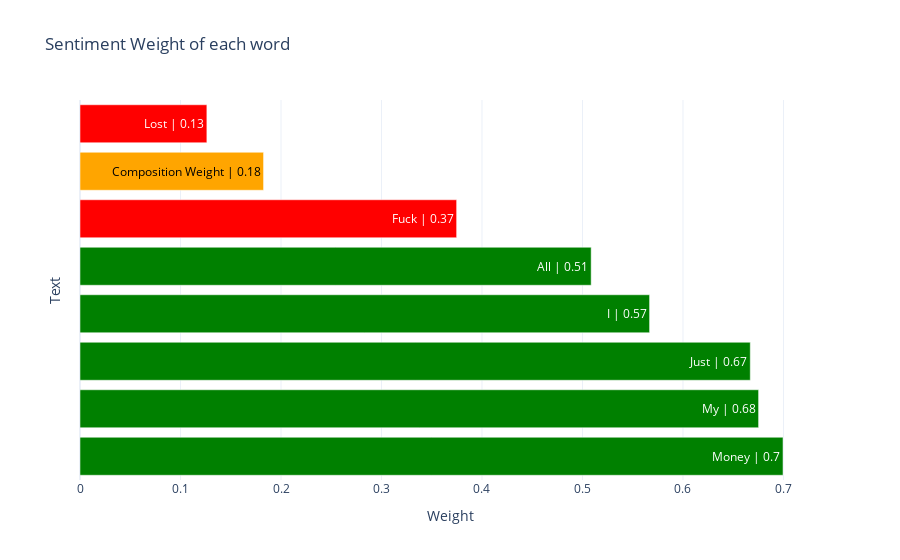

Write notebook code for a chart like this one.
### Code cell
text = 'fuck i just lost all my money'

def final_sentpredict(text):
    sent_txt = []
    sent_val = []
    sent_clr = []
    rounded = []
    txt_color = []
    
    def predict_color(value, label):
        if label == 'Bearish':
            return 1-value, 'red', 'white'
        else:
            return value, 'green', 'white'
        
    for txt in text.split(' '):
        
        # assigning variable and color
        label, value = checkSenti(txt)
        value, color, color2 = predict_color(value, label)
        txt_color.append(color2)
        
        # splitting up each word and making it proper
        sent_txt.append(txt.capitalize())
        
        # setting the bar colors
        sent_clr.append(color)
        
        # appending value and rounding it
        sent_val.append(value)
        rounded.append(round(float(value), 2))
    
    # finding the weight of the composition
    comp_weight = value - np.mean(sent_val)
    
    # append to list
    sent_txt.append('Composition Weight')
    sent_val.append(comp_weight)
    sent_clr.append('orange')
    txt_color.append('black')
    rounded.append(round(comp_weight, 2))
        
    # create and return df
    df = pd.DataFrame({
        'text': sent_txt, 'value': sent_val, 
        'color': sent_clr, 'rounded': rounded,
        'txt_color': txt_color
    }).sort_values('value', ascending=False)
    
    # plotting
    trace = go.Bar(
        x=df.value,
        y=df.text,
        orientation='h',
        text = [f'{l} | {r}' for l, r in zip(df.text, df.rounded)],
        textfont=dict(color=df.txt_color),
        marker=dict(
            color=df.color
        )
    )

    layout = go.Layout(
        title='Sentiment Weight of each word',
        template='plotly_white',
        xaxis=dict(title='Weight'),
        yaxis=dict(title='Text', ticktext=[], tickvals=[])
    )

    fig = go.Figure(trace, layout)
    
    return fig

final_sentpredict(text)

### Figure 1 — Plotly figure (JSON) as saved in the notebook; plotly's stock layout.template omitted (floating-point values rounded to 4 significant figures)
{"data": [{"marker": {"color": ["green", "green", "green", "green", "green", "red", "orange", "red"]}, "orientation": "h", "text": ["Money | 0.7", "My | 0.68", "Just | 0.67", "I | 0.57", "All | 0.51", "Fuck | 0.37", "Composition Weight | 0.18", "Lost | 0.13"], "textfont": {"color": ["white", "white", "white", "white", "white", "white", "black", "white"]}, "type": "bar", "x": [0.6995, 0.6752, 0.667, 0.5668, 0.5086, 0.3748, 0.1826, 0.1262], "y": ["Money", "My", "Just", "I", "All", "Fuck", "Composition Weight", "Lost"]}], "layout": {"title": {"text": "Sentiment Weight of each word"}, "xaxis": {"title": {"text": "Weight"}}, "yaxis": {"ticktext": [], "tickvals": [], "title": {"text": "Text"}}}}
